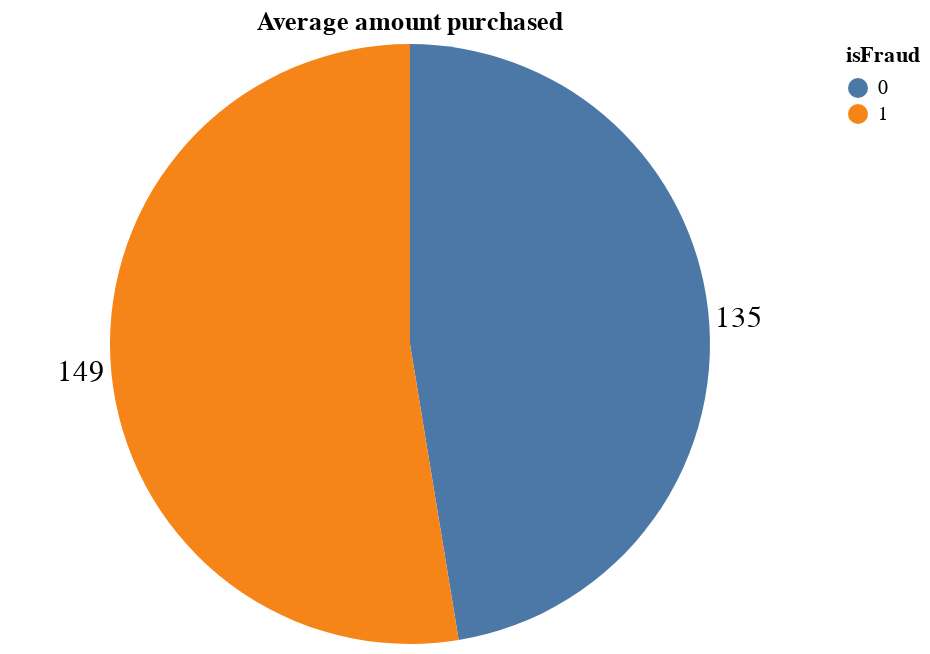

Write notebook code for a chart like this one.
### Markdown cell above
The graphic shows that the average purchase amounts for fraudulent and legitimate transactions are similar. On average, 135 dollars are for legitimate transactions and 149 for fraudulent transactions. One intriguing insight with this graphic is that fraudsters usually try to simulate legitimate transactions to avoid fraudulent transaction prevention systems.

### Code cell
#One can check the purchase amount average for each kind of transaction.
pie_chart=alt.Chart(tAmountdf).mark_arc(outerRadius=150).encode(
    theta=alt.Theta("TransactionAmt:Q", stack=True),
    color=alt.Color("isFraud:N"))

bar_text = pie_chart.mark_text(radius=165, size=15,fill= "black").encode(text=alt.X('TransactionAmt:Q', format=".0f"))

(pie_chart + bar_text).properties(title='Average amount purchased')

### Figure 1 — Vega-Lite specification as saved in the notebook (floating-point values rounded to 4 significant figures)
{"config": {"view": {"continuousWidth": 400, "continuousHeight": 300}}, "layer": [{"mark": {"type": "arc", "outerRadius": 150}, "encoding": {"color": {"field": "isFraud", "type": "nominal"}, "theta": {"field": "TransactionAmt", "stack": true, "type": "quantitative"}}}, {"mark": {"type": "text", "fill": "black", "radius": 165, "size": 15}, "encoding": {"color": {"field": "isFraud", "type": "nominal"}, "text": {"field": "TransactionAmt", "type": "quantitative", "format": ".0f"}, "theta": {"field": "TransactionAmt", "stack": true, "type": "quantitative"}}}], "data": {"name": "data-0488c2cc9680591bf39cb644c5b66262"}, "title": "Average amount purchased", "$schema": "https://vega.github.io/schema/vega-lite/v4.17.0.json", "datasets": {"data-0488c2cc9680591bf39cb644c5b66262": [{"isFraud": 0, "TransactionAmt": 134.5}, {"isFraud": 1, "TransactionAmt": 149.2}]}}
